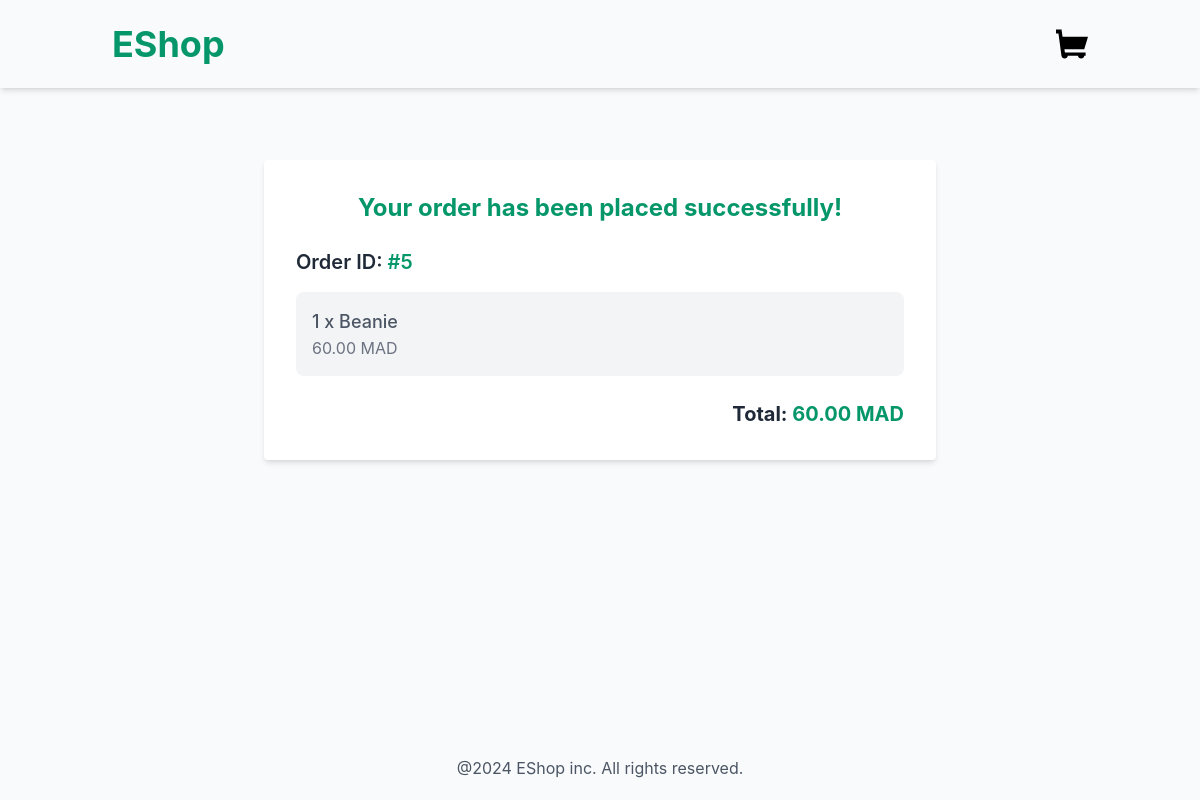
The page /orders/confirmation/5/ on the database its author committed.
### orders/models.py (models this page shows)
class Order(models.Model):
    full_name = models.CharField(max_length=250)
    email= models.EmailField()
    address = models.CharField(max_length=250)
    created_at = models.DateTimeField(auto_now_add=True)
    updated_at = models.DateTimeField(auto_now=True)
    paid = models.BooleanField(default=False)
    def get_total_cost(self):
        return sum(item.get_cost() for item in self.items.all())

class OrderItem(models.Model):
    order = models.ForeignKey(Order, related_name='items', on_delete=models.CASCADE)
    product = models.ForeignKey(product,related_name='order_item', on_delete=models.CASCADE)
    price = models.DecimalField(max_digits=10, decimal_places=2)
    quantity = models.PositiveIntegerField(default=1)
    def get_cost(self):
        return self.price * self.quantity

### product/models.py (models this page shows, shortened)
class product(models.Model):
    category = models.ForeignKey(Category,related_name='product', on_delete=models.CASCADE)
    name = models.CharField(max_length=250)
    slug = models.SlugField(max_length=250)
    description = models.TextField(blank=True)
    price = models.DecimalField(max_digits=10, decimal_places=2)
    available = models.BooleanField(default=True)
    created = models.DateTimeField(auto_now_add = True)
    updated = models.DateTimeField(auto_now = True)
    image = models.ImageField(upload_to='product',blank=True, null=True)

### orders/views.py (the view)
# urls.py: path("confirmation/<int:order_id>/",order_confirmation,name='order_confirmation')
def order_confirmation(request, order_id):
    order = get_object_or_404(Order,id = order_id)
    return render(request, "orders/order_confirmation.html", {"order":order})

### orders/templates/orders/order_confirmation.html (shortened to what this page needs)
{% extends "base.html" %}
{% block content %}
<div class="max-w-2xl mx-auto mt-10 p-8 bg-white shadow-md rounded">
    <h2 class="text-2xl font-bold text-center mb-6 text-emerald-600">Your order has been placed successfully!</h2>
    <h3 class="text-xl font-semibold mb-4 text-gray-800">Order ID: <span class="text-emerald-600">#{{ order.id }}</span></h3>
    <ul class="mb-6 space-y-4">
        {% for item in order.items.all %}
        <li class="flex justify-between items-center p-4 bg-gray-100 rounded-lg">
            <div>
                <strong class="text-lg font-medium">{{ item.quantity }} x {{ item.product.name }}</strong>
                <br>
                <span class="text-gray-500">{{ item.price }} MAD</span>
            </div>
        </li>
        {% endfor %}
    </ul>
    <p class="text-xl font-bold text-right text-gray-800">Total: <span class="text-emerald-600">{{ order.get_total_cost }} MAD</span></p>
</div>
{% endblock %}

### rows shown on the page
Order: id "5", get_total_cost "60.00"
OrderItem: quantity "1", product.name "Beanie", price "60.00"
